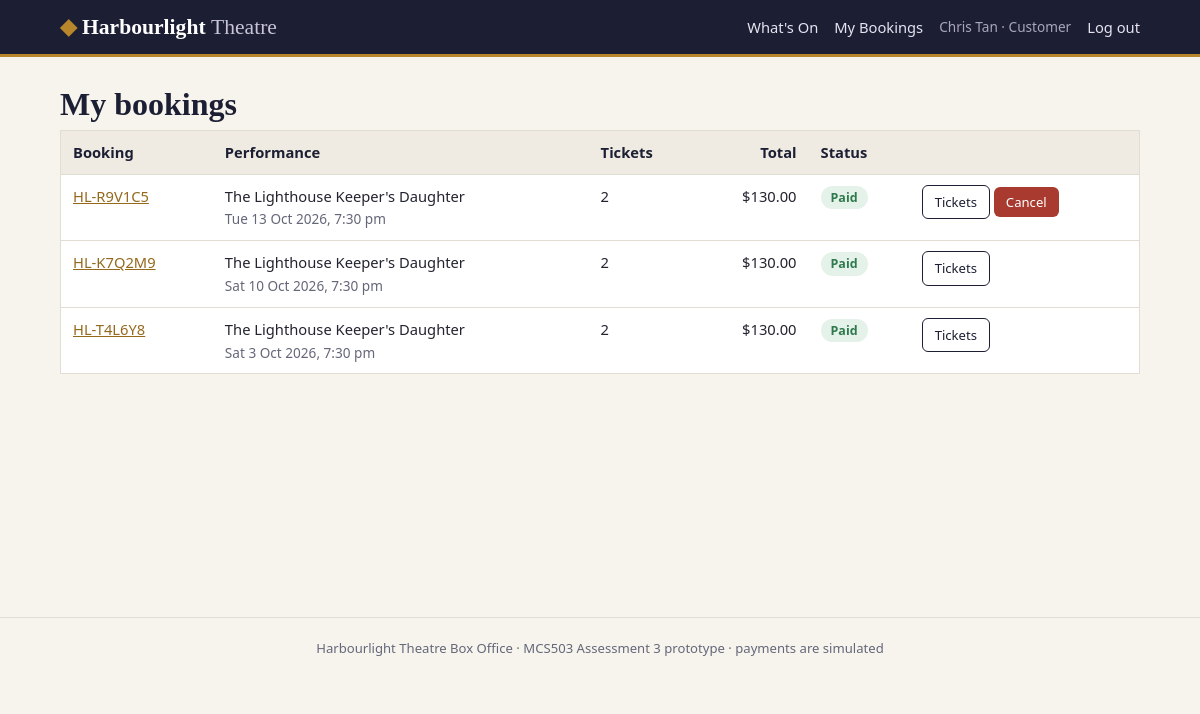
The app's page /my_bookings.php (signed in) with its own data.
### tables this page shows
CREATE TABLE `orders` (
  `order_id` int(10) unsigned NOT NULL AUTO_INCREMENT,
  `booking_ref` char(9) NOT NULL,
  `user_id` int(10) unsigned NOT NULL,
  `status` enum('Paid','Refunded') NOT NULL DEFAULT 'Paid',
  `created_at` datetime NOT NULL DEFAULT current_timestamp(),
  PRIMARY KEY (`order_id`),
  UNIQUE KEY `booking_ref` (`booking_ref`),
  KEY `fk_order_user` (`user_id`),
  CONSTRAINT `fk_order_user` FOREIGN KEY (`user_id`) REFERENCES `users` (`user_id`)
);

CREATE TABLE `shows` (
  `show_id` int(10) unsigned NOT NULL AUTO_INCREMENT,
  `title` varchar(150) NOT NULL,
  `genre` varchar(50) NOT NULL,
  `description` text NOT NULL,
  `duration_mins` smallint(5) unsigned NOT NULL,
  `age_rating` varchar(10) NOT NULL DEFAULT 'G',
  PRIMARY KEY (`show_id`)
);

CREATE TABLE `performances` (
  `performance_id` int(10) unsigned NOT NULL AUTO_INCREMENT,
  `show_id` int(10) unsigned NOT NULL,
  `venue_id` int(10) unsigned NOT NULL,
  `starts_at` datetime NOT NULL,
  `status` enum('Scheduled','Cancelled') NOT NULL DEFAULT 'Scheduled',
  PRIMARY KEY (`performance_id`),
  KEY `idx_perf_start` (`starts_at`),
  KEY `fk_perf_show` (`show_id`),
  KEY `fk_perf_venue` (`venue_id`),
  CONSTRAINT `fk_perf_show` FOREIGN KEY (`show_id`) REFERENCES `shows` (`show_id`),
  CONSTRAINT `fk_perf_venue` FOREIGN KEY (`venue_id`) REFERENCES `venues` (`venue_id`)
);

### classes/Database.php (called while the page is built, shortened)
<?php
class Database
{
    private static ?mysqli $conn = null;
    public static function get(): mysqli
    {
        if (self::$conn === null) {
            try {
                $conn = new mysqli(DB_HOST, DB_USER, DB_PASS, DB_NAME);
            } catch (mysqli_sql_exception $e) {
                error_log('DB connection failed: ' . $e->getMessage());
                http_response_code(500);
                exit('The box office is temporarily unavailable. Please try again later.');
            }
            $conn->set_charset('utf8mb4');
            $offset = (new DateTime())->format('P');
            $conn->query("SET time_zone = '$offset'");
            self::$conn = $conn;
        }
        return self::$conn;
    }
}

### includes/bootstrap.php (called while the page is built, shortened)
<?php
function e(?string $value): string
{
    return htmlspecialchars($value ?? '', ENT_QUOTES, 'UTF-8');
}
function money(float|string $amount): string
{
    return '$' . number_format((float)$amount, 2);
}
function currentUserId(): int
{
    return (int)($_SESSION['user_id'] ?? 0);
}

### classes/Booking.php (called while the page is built, shortened)
<?php
class Booking
{
    private mysqli $db;
    public function __construct()
    {
        $this->db = Database::get();
    }
    public function ordersForUser(int $userId): array
    {
        $cutoff = CANCEL_CUTOFF_HOURS;
        $stmt = $this->db->prepare(
            "SELECT o.order_id, o.booking_ref, o.status, o.created_at,
                    p.performance_id, p.starts_at, p.status AS performance_status, s.title,
                    COUNT(t.ticket_id)  AS ticket_count,
                    SUM(t.price_paid)   AS total,
                    (o.status = 'Paid' AND p.status = 'Scheduled'
                     AND p.starts_at > DATE_ADD(NOW(), INTERVAL ? HOUR)) AS can_cancel
             FROM orders o
             JOIN tickets t      ON t.order_id = o.order_id
             JOIN performances p ON p.performance_id = t.performance_id
             JOIN shows s        ON s.show_id = p.show_id
             WHERE o.user_id = ?
             GROUP BY o.order_id, o.booking_ref, o.status, o.created_at,
                      p.performance_id, p.starts_at, p.status, s.title
             ORDER BY o.created_at DESC"
        );
        $stmt->bind_param('ii', $cutoff, $userId);
        $stmt->execute();
        return $stmt->get_result()->fetch_all(MYSQLI_ASSOC);
    }
}

### my_bookings.php (the view, shortened to what this page needs)
<?php
require_once __DIR__ . '/includes/bootstrap.php';
$booking = new Booking();
$orders = $booking->ordersForUser(currentUserId());
require __DIR__ . '/includes/header.php';
?>
<h1>My bookings</h1>
<table>
    <thead>
        <tr><th>Booking</th><th>Performance</th><th>Tickets</th><th class="num">Total</th><th>Status</th><th></th></tr>
    </thead>
    <tbody>
    <?php foreach ($orders as $o): ?>
        <tr>
            <td><a href="booking.php?id=<?= (int)$o['order_id'] ?>"><?= e($o['booking_ref']) ?></a></td>
            <td><?= e($o['title']) ?><br><span class="muted small"><?= date('D j M Y, g:i a', strtotime($o['starts_at'])) ?></span></td>
            <td><?= (int)$o['ticket_count'] ?></td>
            <td class="num"><?= money($o['total']) ?></td>
            <td>
                <?php if ($o['performance_status'] === 'Cancelled'): ?>
                    <span class="tag tag-refunded">Show cancelled &middot; refunded</span>
                <?php else: ?>
                    <span class="tag tag-<?= strtolower(e($o['status'])) ?>"><?= e($o['status']) ?></span>
                <?php endif; ?>
            </td>
            <td>
                <a class="btn btn-small btn-ghost" href="booking.php?id=<?= (int)$o['order_id'] ?>">Tickets</a>
                <?php if ($o['can_cancel']): ?>
                    <form method="post" action="my_bookings.php" class="inline" onsubmit="return confirm('Cancel booking <?= e($o['booking_ref']) ?> and get a refund?');">
                        <button class="btn btn-small btn-danger" name="cancel_order" value="<?= (int)$o['order_id'] ?>">Cancel</button>
                    </form>
                <?php endif; ?>
            </td>
        </tr>
    <?php endforeach; ?>
    </tbody>
</table>
<?php require __DIR__ . '/includes/footer.php'; ?>

### assets/css/style.css (style rules this page uses)
:root { --ink: #1c1f33; --ink-2: #2b2f4a; --brass: #b8862b; --brass-dark: #94691c; --paper: #f7f4ee; --card: #ffffff; --text: #22242f; --muted: #646778; --line: #e2ddd2; --ok: #2f7a4d; --ok-bg: #e5f2ea; --bad: #a83a2f; --bad-bg: #f8e6e3; --info-bg: #eef0f8; --seat-free: #ffffff; --seat-held: #c9c6bf; --seat-sold: #3b3f5c; --radius: 8px; }
* { box-sizing: border-box; }
body { margin: 0; background: var(--paper); color: var(--text); font: 16px/1.55 "Segoe UI", system-ui, -apple-system, Arial, sans-serif; }
h1, h2, h3 { font-family: Georgia, "Times New Roman", serif; color: var(--ink); line-height: 1.2; }
h1 { font-size: 2rem; margin: 0 0 .4rem; }
a { color: var(--brass-dark); }
.muted { color: var(--muted); }
.small { font-size: .85rem; }
form.inline { display: inline; }
.btn { display: inline-block; background: var(--ink); color: #fff; border: 0; border-radius: 6px; padding: 10px 18px; font: 600 .95rem inherit; font-family: inherit; text-decoration: none; cursor: pointer; }
.btn-ghost { background: transparent; color: var(--ink); border: 1px solid var(--ink); }
.btn-danger { background: var(--bad); }
.btn-small { padding: 6px 12px; font-size: .82rem; }
.tag { display: inline-block; padding: 2px 10px; border-radius: 999px; font-size: .78rem; font-weight: 600; }
.tag-paid, .tag-scheduled { background: var(--ok-bg); color: var(--ok); }
form .btn { margin-top: 16px; }
form.inline .btn { margin-top: 0; }
table { width: 100%; border-collapse: collapse; background: var(--card); border: 1px solid var(--line); }
th, td { padding: 10px 12px; text-align: left; border-bottom: 1px solid var(--line); font-size: .92rem; vertical-align: top; }
th { background: #efebe2; color: var(--ink); font-weight: 600; }
.num { text-align: right; }

### records on screen
orders: booking_ref "HL-R9V1C5", shows.title "The Lighthouse Keeper's Daughter", performances.starts_at "Tue 13 Oct 2026, 7:30 pm", ticket_count "2", total "$130.00", status "Paid", $o['order_id'] 4 (drawn)
orders: booking_ref "HL-K7Q2M9", shows.title "The Lighthouse Keeper's Daughter", performances.starts_at "Sat 10 Oct 2026, 7:30 pm", ticket_count "2", total "$130.00", status "Paid"
orders: booking_ref "HL-T4L6Y8", shows.title "The Lighthouse Keeper's Daughter", performances.starts_at "Sat 3 Oct 2026, 7:30 pm", ticket_count "2", total "$130.00", status "Paid"

### other values on screen
$_SESSION['full_name'] "Chris Tan"
$_SESSION['role'] "Customer"
